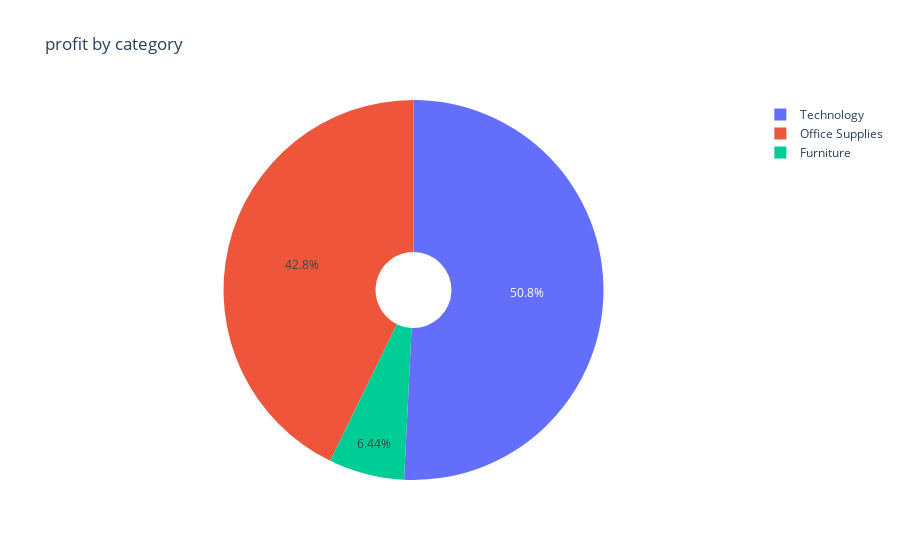

Notebook cell for this chart:
### Markdown cell above
# profit by category

### Code cell
sales_by_category_profit = data.groupby("Category")["Profit"].sum().reset_index().sort_values(by = "Profit")
sales_by_category_profit
px.pie( sales_by_category_profit, values = "Profit" , names = "Category" , hole = 0.2 , title = "profit by category" )

### Figure 1 — Plotly figure (JSON) as saved in the notebook; plotly's stock layout.template omitted (floating-point values rounded to 4 significant figures)
{"data": [{"domain": {"x": [0, 1], "y": [0, 1]}, "hole": 0.2, "hovertemplate": "Category=%{label}<br>Profit=%{value}<extra></extra>", "labels": ["Furniture", "Office Supplies", "Technology"], "legendgroup": "", "name": "", "showlegend": true, "type": "pie", "values": [18450.0, 122500.0, 145500.0]}], "layout": {"autosize": true, "legend": {"tracegroupgap": 0}, "title": {"text": "profit by category"}}}
